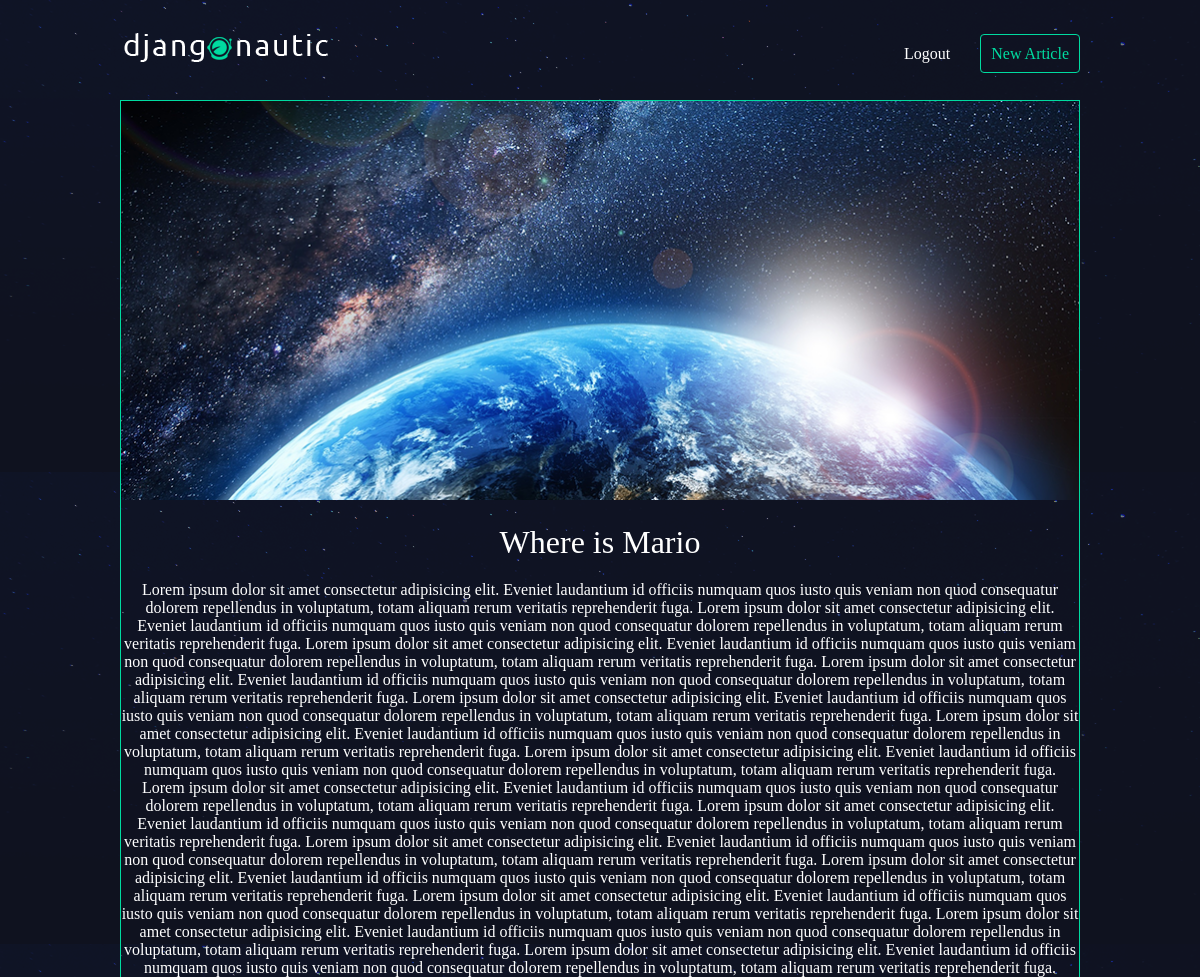
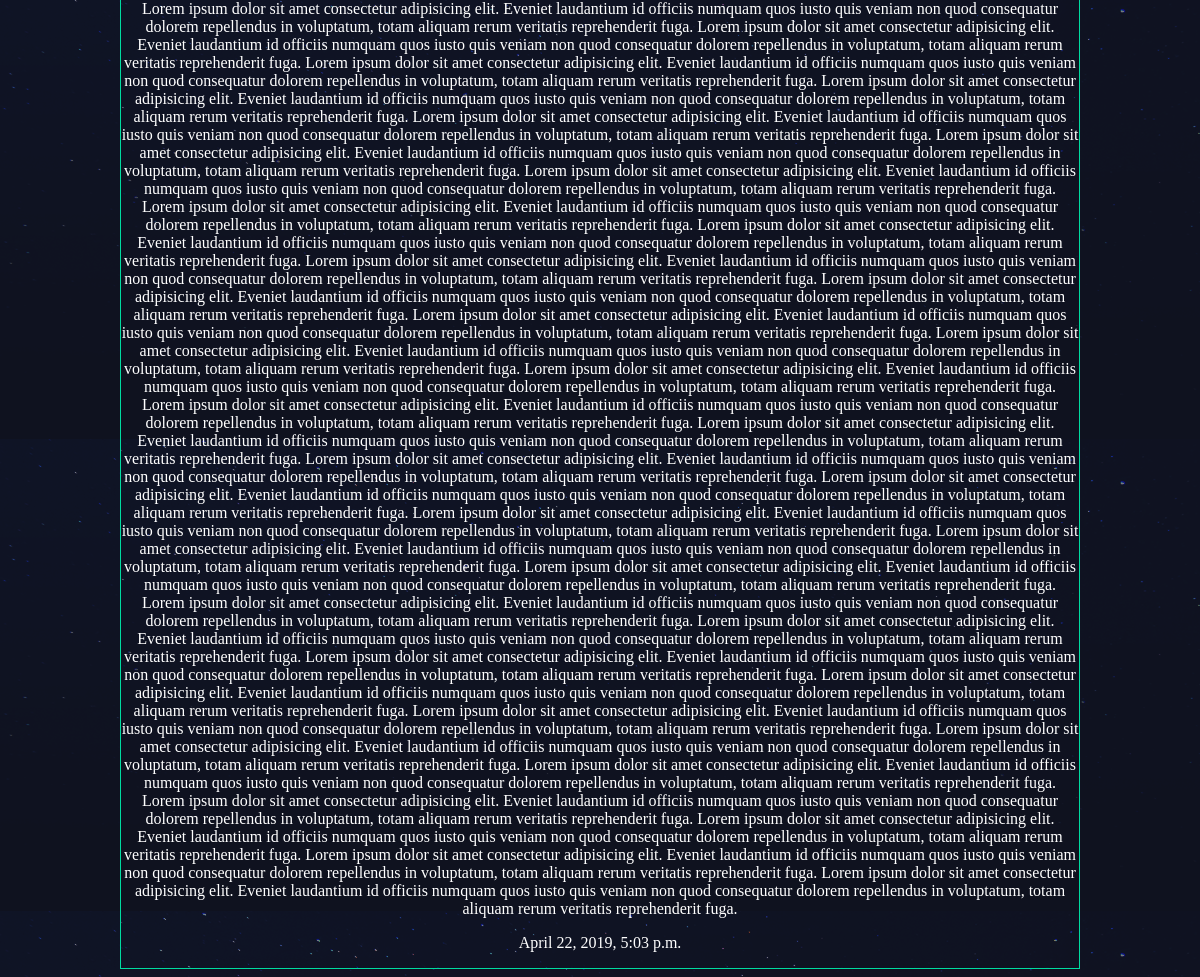
The app's page /articles/where-is-mario (signed in) with its own data (2 pictures, top to bottom).
### articles/models.py (models this page shows, shortened)
class Article(models.Model):
    title=models.CharField(max_length=100)
    slug=models.SlugField()
    body=models.TextField()
    date=models.DateTimeField(auto_now_add=True)
    thumb=models.ImageField(default='default.png', blank=True)
    author=models.ForeignKey(User, default=None, on_delete=models.CASCADE)

### articles/views.py (the view)
# urls.py: path('<slug:slug>',views.article_detail,name='detail')
def article_detail(request,slug):
    article=Article.objects.get(slug=slug)
    return render(request,"articles/article_detail.html",{'article':article})

### articles/templates/articles/article_detail.html
{% extends "base_template.html" %}
{% block content %}
<div class="article-detail">
    <div class="article">
        <img src="{{ article.thumb.url }}"/>
        <h2>{{article.title}}</h2>
        <p>{{article.body}}</p>
        <p>{{article.date}}</p>
    </div>
</div>
{% endblock content %}

### assets/style.css (style rules this page uses)
body { background-color: #0f121f; background-image: url(stars.png); background-repeat-y: no-repeat; color: #fff; }
body * { font-family: Ubuntu; }
h1, h2, h3, h4, h5 { font-weight: normal; margin: 0; }
.article { padding: 10px; border: 1px solid #00dba0; position: relative; padding-bottom: 40px; }
.article h2 { font-size: 1.2em; }
.article-detail .article { padding: 0; }
.article-detail .article img { max-width: 100%; }
.article-detail .article h2 { text-align: center; margin: 20px auto; font-size: 2em; }
.article-detail .article p { text-align: center; }

### records on screen
Article: thumb (picture), title "Where is Mario", body "Lorem ipsum dolor sit amet consectetur adipisicing elit. Eveniet laudantium id officiis numquam quos iusto quis veniam non quod consequatur dolorem repellendus in voluptatum, totam aliquam rerum veritatis reprehenderit fuga. Lorem ipsum dolor sit amet consectetur adipisicing elit. Eveniet laudantium id officiis numquam quos iusto quis veniam non quod consequatur dolorem repellendus in voluptatum, totam aliquam rerum veritatis reprehenderit fuga. Lorem ipsum dolor sit amet consectetur adipisicing elit. Eveniet laudantium id officiis numquam quos iusto quis veniam non quod consequatur dolorem repellendus in voluptatum, totam aliquam rerum veritatis reprehenderit fuga. Lorem ipsum dolor sit…", date "April 22, 2019, 5:03 p.m."
